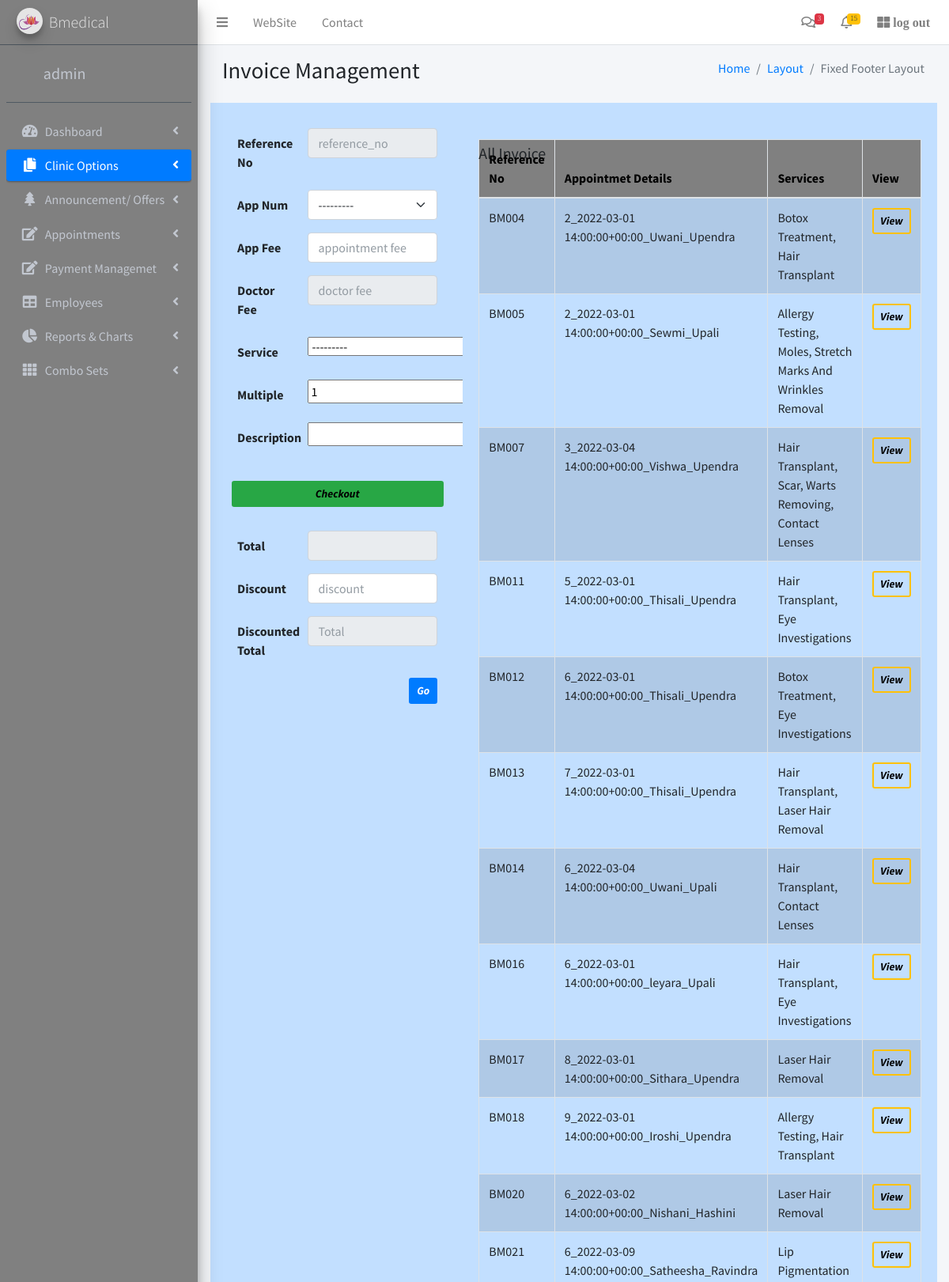
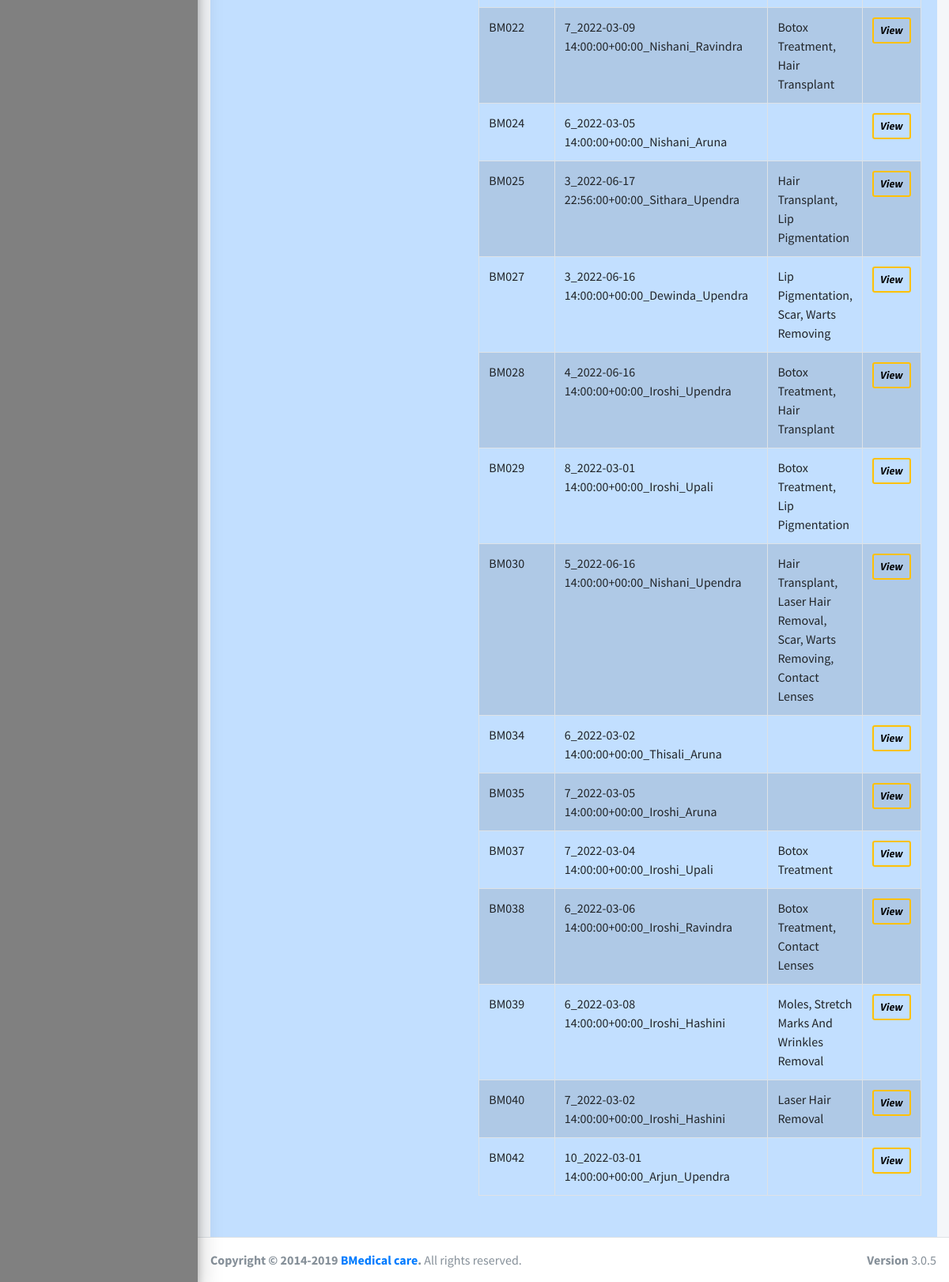
The page /appsample/invoices/ (signed in) on the database its author committed (2 pictures, top to bottom).
### appsample/models.py (models this page shows, shortened)
class Invoice(models.Model):
	appointment = models.OneToOneField(Appointment, primary_key=True, on_delete=models.CASCADE)
	reference_no = models.CharField(max_length = 20)
	appointment_fee = models.DecimalField(max_digits=8, decimal_places=2, null=True, blank=True)
	doctor_fee = models.DecimalField(max_digits=8, decimal_places=2, null=True, blank=True)
	discount = models.DecimalField(max_digits=8, decimal_places=2, null=True, blank=True)
	discounted_total = models.DecimalField(max_digits=8, decimal_places=2, null=True, blank=True)
	services = models.ManyToManyField(Service, through='InvoiceService')

class Appointment(models.Model):
	patient = models.ForeignKey(Patient, on_delete=models.CASCADE)
	clinic = models.ForeignKey(Clinic, on_delete=models.CASCADE)
	doctor = models.ForeignKey(Employee, on_delete=models.CASCADE, null=True, related_name = 'appointment_as_doctor')
	clinic_date = models.ForeignKey(ClinicDate, on_delete=models.CASCADE)
	appo_no = models.CharField(max_length = 20, null=True)
	appoinment_status = models.ForeignKey(AppoinmentStatus, on_delete=models.CASCADE, default=1)
	symptoms = models.ManyToManyField(Symptom, blank=True)
	diagnosis = models.ForeignKey(Diagnosis, on_delete=models.CASCADE, null=True, blank=True)
	medicines = models.ManyToManyField(Medicine, blank=True)
	def __str__ (self):
		return self.appo_no + '_' + str(self.clinic_date.start_time) + '_' + str(self.patient) + '_' + str(self.doctor)
	class Meta:
		permissions = [
			('view_doctor', 'Can view doctors appointments'),
		]

class ClinicDate(models.Model):
	clinic = models.ForeignKey(Clinic, on_delete=models.CASCADE)
	doctor = models.ForeignKey(Employee, on_delete=models.CASCADE, null=True, related_name = 'clinic_dates_as_doctor')
	nurse = models.ForeignKey(Employee, on_delete=models.CASCADE, null=True, related_name ='clinic_dates_as_nurse')
	capacity = models.IntegerField( null=True, blank=True,)
	start_time =models.DateTimeField(null=True)
	currentno = models.IntegerField( null=True, blank=True,)
	occupied = models.IntegerField( null=True, blank=True,)

class Patient(models.Model):
	user = models.OneToOneField(User, on_delete = models.CASCADE, primary_key = True )
	first_name = models.CharField(max_length = 100, validators=[RegexValidator(regex='^\w+$', message='name cannot contain symbles')])
	second_name = models.CharField(max_length = 100, validators=[RegexValidator(regex='^\w+$', message='name cannot contain symbles')])
	nic = models.CharField(max_length = 12, null=True, blank=True)
	dob = models.DateField()
	gender = models.CharField(max_length = 10)
	age = models.IntegerField()
	address = models.TextField( validators=[RegexValidator(regex='^[#.0-9a-zA-Z\s,-]+$', message='Please enter correct address')] )
	email = models.TextField()
	mobile1 = models.CharField(max_length = 10,)
	allergies = models.ManyToManyField(Medicine, blank=True)
	loyalty = models.ForeignKey(Loyalty, on_delete=models.CASCADE, default=1, blank=True)
	def __str__ (self):
		return self.first_name

class Employee(models.Model):
	photo = models.ImageField(null=True, blank=True, upload_to='appsample/profile_photos')
	user = models.OneToOneField(User, on_delete = models.CASCADE, primary_key = True)
	nameTitle = models.ForeignKey(NameTitle, on_delete=models.CASCADE)
	first_name = models.CharField(max_length = 100, validators=[RegexValidator(regex='^\w+$', message='name cannot contain symbles and spaces')])
	second_name = models.CharField(max_length = 100, validators=[RegexValidator(regex='^\w+$', message='name cannot contain symbles and spaces')])
	nic = models.CharField(max_length = 12, validators=[RegexValidator(regex=r'^(?:19|20)?\d{2}[0-9]{10}|[0-9]{9}[x|X|v|V]$', message='Enter Correct NIC ')])
	dob = models.DateField()
	gender = models.CharField(max_length = 10)
	mobile1 = models.CharField(max_length = 10)
	mobile2 = models.CharField(max_length = 10)
	email = models.TextField()
	civilStatus = models.ForeignKey(CivilStatus, on_delete=models.CASCADE,)
	etf_no = models.CharField(max_length = 10, null=True, blank=True,)
	designation = models.ForeignKey(Designation, on_delete=models.CASCADE)
	slmc_no = models.CharField(max_length = 10, null=True, blank=True,)
	address = models.TextField()
	fee= models.DecimalField(max_digits=8, decimal_places=2, null=True, blank=True,)
	def __str__ (self):  # java wla tooltip wage
		return self.user.username

class Service(models.Model):
	name = models.CharField(max_length = 255)
	charge = models.DecimalField(max_digits=8, decimal_places=2, null=True, blank=True)
	def __str__ (self):
		return self.name

### appsample/decorators.py (the view)
		def wrapper_func(request, *args, **kwargs):
			if request.user.is_superuser or request.user.groups.filter(name__in =roles).exists():
				return view_func(request, *args, **kwargs)
			else:
				return HttpResponse('you are not authorized')

### appsample/forms.py
class InvoiceForm(ModelForm):
	class Meta:
		model = Invoice
		exclude = ['services']
		widgets = {
			'reference_no':TextInput(attrs = {'class':'form-control', 'placeholder':'reference_no', 'readonly':''}),
			'appointment_fee':NumberInput(attrs = {'class':'form-control', 'placeholder':'appointment fee'}),
			'discount':NumberInput(attrs = {'class':'form-control', 'placeholder':'discount'}),
			'doctor_fee':NumberInput(attrs = {'class':'form-control', 'placeholder':'doctor fee', 'readonly':''}),
			'appointment':Select(attrs = {'class':'form-select'}),
			'discounted_total':NumberInput(attrs = {'class':'form-control', 'placeholder':'Total', 'readonly':''}),
		}

### appsample/templates/invoice.html (shortened to what this page needs)
{% extends 'main.html' %}
{% load static %}
{% block content %}
<section class="content-header">
  <div class="container-fluid">
    <div class="row mb-2">
      <div class="col-sm-6">
        <h1>Invoice Management</h1>
      </div>
      <div class="col-sm-6">
        <ol class="breadcrumb float-sm-right">
          <li class="breadcrumb-item"><a href="#">Home</a></li>
          <li class="breadcrumb-item"><a href="#">Layout</a></li>
          <li class="breadcrumb-item active">Fixed Footer Layout</li>
        </ol>
      </div>
    </div>
  </div>
</section>
<div style="background-color:#C2DFFF;" >
<div class="row">
    <div class=" p-3 my-3  col-md-4"  >
		<form method = "POST"  style="margin-left:10px;" class="pl-3">
			<div class="row mb-3">
				<label  class="col-sm-4 col-form-label fw-bold">Reference No</label>
					<div class="col-sm-8">
 					 {{form.reference_no}}
				</div>
			</div>
			<div class="row mb-3">
				<label  class="col-sm-4 col-form-label fw-bold">App Num</label>
					<div class="col-sm-8">
 					 {{form.appointment}}
				</div>
			</div>
			<div class="row mb-3">
				<label  class="col-sm-4 col-form-label fw-bold">App Fee</label>
					<div class="col-sm-8">
 					 {{form.appointment_fee}}
				</div>
			</div>
			<div class="row mb-3">
				<label  class="col-sm-4 col-form-label fw-bold">Doctor Fee</label>
					<div class="col-sm-8">
 					 {{form.doctor_fee}}
				</div>
			</div>
				{% for innerform in formset %}
					<div class="inner-form">
			<div class="row mb-3">
				<label  class="col-sm-4 col-form-label fw-bold">Service</label>
					<div class="col-sm-8">
 					 {{innerform.service}}
				</div>
			</div>
			<div class="row mb-3">
				<label  class="col-sm-4 col-form-label fw-bold">Multiple</label>
					<div class="col-sm-8">
 					 {{innerform.multiple}}
				</div>
			</div>
			<div class="row mb-3">
				<label  class="col-sm-4 col-form-label fw-bold">Description</label>
					<div class="col-sm-8">
 					 {{innerform.description}}
				</div>
			</div>
			</div>
				{% endfor %}
		<div class="row">
			<input type="button" value="Checkout"  style="color: black; margin-top:20px; margin-bottom: 30px;" class="btn btn-success  border-2 fw-bold btn-sm fst-italic float-left" onclick="checkout()" >
		</div>
<div>
			<div class="row mb-3">
				<label  class="col-sm-4 col-form-label fw-bold">Total</label>
					<div class="col-sm-8">
 					 <input  id="id_total" readonly class="form-control">
				</div>
			</div>
			<div class="row mb-3">
				<label  class="col-sm-4 col-form-label fw-bold">Discount</label>
					<div class="col-sm-8">
 					 {{form.discount}}
				</div>
			</div>
			<div class="row mb-3">
				<label  class="col-sm-4 col-form-label fw-bold">Discounted Total</label>
					<div class="col-sm-8">
 					 {{form.discounted_total}}
				</div>
			</div>
</div>
		<a href="{% url 'invoices' %}" class="btn btn-primary btn-sm border-2 fst-italic fw-bold float-end"> Go</a>
		</form>
    </div>
    <div class="p-3 my-3  col-md-8  " >
      <div class="card-body" style="background-color:#C2DFFF;">
      <h5 style="margin-bottom: -30px;">All Invoice</h5>
      <table id="example1" class="table table-bordered table-striped table-hover " >
        <thead style="background-color:gray; color:black;">
        <tr>
					<th scope="col">Reference No</th>
					<th scope="col">Appointmet Details</th>
					<th scope="col">Services</th>
					<th scope="col">View</th>
        </tr>
        </thead>
        <tbody>
				{% for d in data %}
				<tr>
					<td>{{d.reference_no}}</td>
					<td>{{d.appointment}}</td>
					<td>{{d.services.all|join:', '}}</td>
					<td>
						<a class="btn btn-outline-warning btn-sm border-2 fst-italic fw-bold" href = "{{d.appointment.id}}" style="color: black;" >View</a>
				</tr>
				{% endfor %}
  			</tbody>
      </table>
		</div>
    </div>
</div>
</div>
<link href="https://cdn.jsdelivr.net/npm/select2@4.1.0-rc.0/dist/css/select2.min.css" rel="stylesheet" />
{% endblock %}

### appsample/templates/main.html (shortened to what this page needs)
<!DOCTYPE html>
<html>
{% load static %}
	<head>
		<link href="https://cdn.jsdelivr.net/npm/bootstrap@5.1.1/dist/css/bootstrap.min.css"
		rel="stylesheet"
>
		  <link rel="stylesheet" href="https://stackpath.bootstrapcdn.com/bootstrap/4.1.3/css/bootstrap.min.css" >
      <link rel="stylesheet" href="https://cdnjs.cloudflare.com/ajax/libs/Chart.js/2.8.0/Chart.min.css" >
  		<link rel="stylesheet" href="https://use.fontawesome.com/releases/v5.6.1/css/all.css" >
	   	<link href="https://cdn.jsdelivr.net/npm/bootstrap@5.1.1/dist/css/bootstrap.min.css" rel="stylesheet">
      <link rel="stylesheet" href="{% static 'plugins/fontawesome-free/css/all.min.css' %}">
      <link rel="stylesheet" href="https://code.ionicframework.com/ionicons/2.0.1/css/ionicons.min.css">
      <link rel="stylesheet" href="{% static 'dist/css/adminlte.min.css' %}">
      <link rel="stylesheet" href="{% static 'plugins/datatables-bs4/css/dataTables.bootstrap4.min.css' %}">
      <link rel="stylesheet" href="{% static 'plugins/datatables-responsive/css/responsive.bootstrap4.min.css' %}">
      <link rel="stylesheet" href="{% static 'dist/css/adminlte.min.css' %}">
      <link href="https://cdn.jsdelivr.net/npm/select2@4.1.0-rc.0/dist/css/select2.min.css" rel="stylesheet" />
	</head>
	<body class="hold-transition sidebar-mini layout-footer-fixed">
<div class="wrapper">
  <nav class="main-header navbar navbar-expand navbar-white navbar-light">
    <ul class="navbar-nav">
      <li class="nav-item">
        <a class="nav-link" data-widget="pushmenu" href="#" role="button"><i class="fa fa-bars"></i></a>
      </li>
      <li class="nav-item d-none d-sm-inline-block">
        <a href="{% url 'dashboard' %}" class="nav-link">WebSite</a>
      </li>
      <li class="nav-item d-none d-sm-inline-block">
        <a href="#" class="nav-link">Contact</a>
      </li>
    </ul>
    <ul class="navbar-nav ml-auto">
      <li class="nav-item dropdown">
        <a class="nav-link" data-toggle="dropdown" href="#">
          <i class="far fa-comments"></i>
          <span class="badge badge-danger navbar-badge">3</span>
        </a>
      </li>
      <li class="nav-item dropdown">
        <a class="nav-link" data-toggle="dropdown" href="#">
          <span class="badge badge-warning navbar-badge">15</span>
        </a>
      </li>
      <li class="nav-item">
        <a class="nav-link" href="{% url 'logout' %}" > <i class="fas fa-th-large"> log out </i>
        </a>
      </li>
    </ul>
  </nav>
<aside class="main-sidebar sidebar-dark-primary elevation-4" style="background-color: gray;" >
    <a href="../../index3.html" class="brand-link">
      <img src="{% static 'dist/img/lotus.png' %}"
           class="brand-image img-circle elevation-3"
           style="opacity: .8">
      <span class="brand-text font-weight-light">Bmedical</span>
    </a>
    <div class="sidebar">
      <div class="user-panel mt-3 pb-3 mb-3 d-flex">
        <div class="image">
        </div>
        <div class="info">
          <a href="#" class="d-block ml-4 fs-5">{{request.user}}</a>
        </div>
      </div>
      <nav class="mt-2">
        <ul class="nav nav-pills nav-sidebar flex-column" data-widget="treeview" role="menu" data-accordion="false">
          <li class="nav-item has-treeview">
            <a href="{% url 'dashboard' %}" class="nav-link">
              <i class="nav-icon fas fa-tachometer-alt"></i>
              <p>
                Dashboard
                <i class="right fas fa-angle-left"></i>
              </p>
            </a>
          </li>
          <li class="nav-item has-treeview ">
            <a href="#" class="nav-link active">
              <i class="nav-icon fas fa-copy"></i>
              <p>
                Clinic Options
                <i class="fas fa-angle-left right"></i>
              </p>
            </a>
          </li>
          <li class="nav-item has-treeview">
            <a href="#" class="nav-link">
              <i class="nav-icon fas fa-tree"></i>
              <p>
                Announcement/ Offers
                <i class="fas fa-angle-left right"></i>
              </p>
            </a>
          </li>
          <li class="nav-item has-treeview">
            <a href="#" class="nav-link">
              <i class="nav-icon fas fa-edit"></i>
              <p>
                Appointments
                <i class="fas fa-angle-left right"></i>
              </p>
            </a>
          </li>
          <li class="nav-item has-treeview">
            <a href="#" class="nav-link">
              <i class="nav-icon fas fa-edit"></i>
              <p>
                Payment Managemet
                <i class="fas fa-angle-left right"></i>
              </p>
            </a>
          </li>
          <li class="nav-item has-treeview">
            <a href="#" class="nav-link">
              <i class="nav-icon fas fa-table"></i>
              <p>
                Employees
                <i class="fas fa-angle-left right"></i>
              </p>
            </a>
          </li>
          <li class="nav-item has-treeview">
            <a href="#" class="nav-link">
              <i class="nav-icon fas fa-chart-pie"></i>
              <p>
                Reports & Charts
                <i class="right fas fa-angle-left"></i>
              </p>
            </a>
          </li>
          <li class="nav-item has-treeview">
            <a href="#" class="nav-link">
              <i class="nav-icon fas fa-th"></i>
              <p>
                Combo Sets
                <i class="fas fa-angle-left right"></i>
              </p>
            </a>
          </li>
        </ul>
      </nav>
    </div>
</aside>
  <div class="content-wrapper">
    <section class="content">
      <div class="container-fluid">
        <div class="row">
          <div class="col-12">
            {% block content%}
            {% endblock %}
          </div>
        </div>
      </div>
    </section>
  </div>
  <footer class="main-footer">
    <div class="float-right d-none d-sm-block">
      <b>Version</b> 3.0.5
    </div>
    <strong>Copyright &copy; 2014-2019 <a href="#">BMedical care</a>.</strong> All rights
    reserved.
  </footer>
</div>
</body>
</html>

### rows shown on the page
Invoice: reference_no "BM004", appointment "2_2022-03-01 14:00:00+00:00_Uwani_Upendra", services.all "Botox Treatment, Hair Transplant"
Invoice: reference_no "BM005", appointment "2_2022-03-01 14:00:00+00:00_Sewmi_Upali", services.all "Allergy Testing, Moles, Stretch Marks And Wrinkles Removal"
Invoice: reference_no "BM007", appointment "3_2022-03-04 14:00:00+00:00_Vishwa_Upendra", services.all "Hair Transplant, Scar, Warts Removing, Contact Lenses"
Invoice: reference_no "BM011", appointment "5_2022-03-01 14:00:00+00:00_Thisali_Upendra", services.all "Hair Transplant, Eye Investigations"
Invoice: reference_no "BM012", appointment "6_2022-03-01 14:00:00+00:00_Thisali_Upendra", services.all "Botox Treatment, Eye Investigations"
Invoice: reference_no "BM013", appointment "7_2022-03-01 14:00:00+00:00_Thisali_Upendra", services.all "Hair Transplant, Laser Hair Removal"
Invoice: reference_no "BM014", appointment "6_2022-03-04 14:00:00+00:00_Uwani_Upali", services.all "Hair Transplant, Contact Lenses"
Invoice: reference_no "BM016", appointment "6_2022-03-01 14:00:00+00:00_leyara_Upali", services.all "Hair Transplant, Eye Investigations"
Invoice: reference_no "BM017", appointment "8_2022-03-01 14:00:00+00:00_Sithara_Upendra", services.all "Laser Hair Removal"
Invoice: reference_no "BM018", appointment "9_2022-03-01 14:00:00+00:00_Iroshi_Upendra", services.all "Allergy Testing, Hair Transplant"
Invoice: reference_no "BM020", appointment "6_2022-03-02 14:00:00+00:00_Nishani_Hashini", services.all "Laser Hair Removal"
Invoice: reference_no "BM021", appointment "6_2022-03-09 14:00:00+00:00_Satheesha_Ravindra", services.all "Lip Pigmentation"
Invoice: reference_no "BM022", appointment "7_2022-03-09 14:00:00+00:00_Nishani_Ravindra", services.all "Botox Treatment, Hair Transplant"
Invoice: reference_no "BM024", appointment "6_2022-03-05 14:00:00+00:00_Nishani_Aruna"
Invoice: reference_no "BM025", appointment "3_2022-06-17 22:56:00+00:00_Sithara_Upendra", services.all "Hair Transplant, Lip Pigmentation"
Invoice: reference_no "BM027", appointment "3_2022-06-16 14:00:00+00:00_Dewinda_Upendra", services.all "Lip Pigmentation, Scar, Warts Removing"
Invoice: reference_no "BM028", appointment "4_2022-06-16 14:00:00+00:00_Iroshi_Upendra", services.all "Botox Treatment, Hair Transplant"
Invoice: reference_no "BM029", appointment "8_2022-03-01 14:00:00+00:00_Iroshi_Upali", services.all "Botox Treatment, Lip Pigmentation"
Invoice: reference_no "BM030", appointment "5_2022-06-16 14:00:00+00:00_Nishani_Upendra", services.all "Hair Transplant, Laser Hair Removal, Scar, Warts Removing, Contact Lenses"
Invoice: reference_no "BM034", appointment "6_2022-03-02 14:00:00+00:00_Thisali_Aruna"
Invoice: reference_no "BM035", appointment "7_2022-03-05 14:00:00+00:00_Iroshi_Aruna"
Invoice: reference_no "BM037", appointment "7_2022-03-04 14:00:00+00:00_Iroshi_Upali", services.all "Botox Treatment"
Invoice: reference_no "BM038", appointment "6_2022-03-06 14:00:00+00:00_Iroshi_Ravindra", services.all "Botox Treatment, Contact Lenses"
Invoice: reference_no "BM039", appointment "6_2022-03-08 14:00:00+00:00_Iroshi_Hashini", services.all "Moles, Stretch Marks And Wrinkles Removal"
Invoice: reference_no "BM040", appointment "7_2022-03-02 14:00:00+00:00_Iroshi_Hashini", services.all "Laser Hair Removal"
Invoice: reference_no "BM042", appointment "10_2022-03-01 14:00:00+00:00_Arjun_Upendra"

### other values the page prints
{{ request.user }} "admin"
